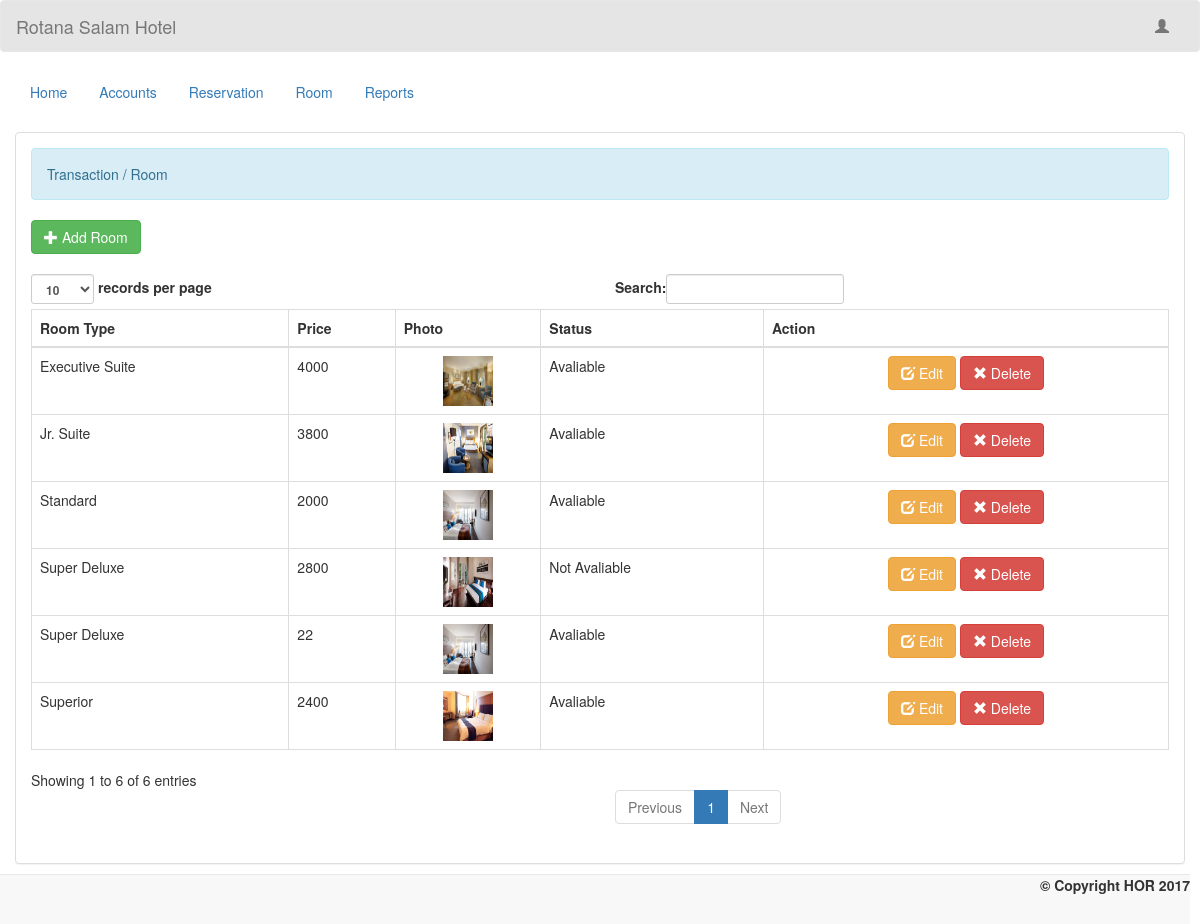
/admin/room.php, run on the app's committed database.
### tables this page shows
CREATE TABLE `room` (
  `room_id` int(11) NOT NULL,
  `room_type` varchar(50) NOT NULL,
  `price` varchar(11) NOT NULL,
  `photo` varchar(100) NOT NULL,
  `room_status` int(11) NOT NULL DEFAULT 0
);

### admin/room.php (the view, shortened to what this page needs)
<!DOCTYPE html>
<?php
	require 'name.php';
?>
<html lang = "en">
	<head>
		<link rel = "stylesheet" type = "text/css" href = "../css/bootstrap.css " />
		<link rel = "stylesheet" type = "text/css" href = "../css/style.css" />
	</head>
<body>
	<nav style = "background-color:rgba(0, 0, 0, 0.1);" class = "navbar navbar-default">
		<div  class = "container-fluid">
			<div class = "navbar-header">
				<a class = "navbar-brand" >Rotana Salam Hotel</a>
			</div>
			<ul class = "nav navbar-nav pull-right ">
				<li class = "dropdown">
					<a class="dropdown-toggle" data-toggle="dropdown" role="button" aria-haspopup="true" aria-expanded="false"><i class = "glyphicon glyphicon-user"></i> <?php echo $name;?></a>
				</li>
			</ul>
		</div>
	</nav>
	<div class = "container-fluid">
		<ul class = "nav nav-pills">
			<li><a href = "home.php">Home</a></li>
			<li><a href = "account.php">Accounts</a></li>
			<li><a href = "reserve.php">Reservation</a></li>
			<li><a href = "room.php">Room</a></li>
			<li><a href = "report.php">Reports</a></li>
		</ul>
	</div>
	<br />
	<div class = "container-fluid">
		<div class = "panel panel-default">
			<div class = "panel-body">
				<div class = "alert alert-info">Transaction / Room</div>
				<a class = "btn btn-success" href = "add_room.php"><i class = "glyphicon glyphicon-plus"></i> Add Room</a>
				<br />
				<br />
				<table id = "table" class = "table table-bordered">
					<thead>
						<tr>
							<th>Room Type</th>
							<th>Price</th>
							<th>Photo</th>
							<th>Status</th>
							<th>Action</th>
						</tr>
					</thead>
					<tbody>
					<?php
						$query = $conn->query("SELECT * FROM `room`") or die(mysqli_error());
						while($fetch = $query->fetch_array()){
					?>
						<tr>
							<td><?php echo $fetch['room_type']?></td>
							<td><?php echo $fetch['price']?></td>
							<td><center><img src = "../photo/<?php echo $fetch['photo']?>" height = "50" width = "50"/></center></td>
							<td> <?php  if($fetch['room_status'] == 0) echo "Avaliable";else echo "Not Avaliable";  ?>    </td>
							<td><center><a class = "btn btn-warning" href = "edit_room.php?room_id=<?php echo $fetch['room_id']?>"><i class = "glyphicon glyphicon-edit"></i> Edit</a> <a class = "btn btn-danger" onclick = "confirmationDelete(this); return false;" href = "delete_room.php?room_id=<?php echo $fetch['room_id']?>"><i class = "glyphicon glyphicon-remove"></i> Delete</a></center></td>
						</tr>
					<?php
						}
					?>
					</tbody>
				</table>
			</div>
		</div>
	</div>
	<br />
	<br />
	<div style = "text-align:right; margin-right:10px;" class = "navbar navbar-default navbar-fixed-bottom">
		<label>&copy; Copyright HOR 2017 </label>
	</div>
</body>
</html>

### data on the page
room: room_type "Standard", price "2000", photo (picture), room_status "Avaliable"
room: room_type "Superior", price "2400", photo (picture), room_status "Avaliable"
room: room_type "Super Deluxe", price "2800", photo (picture), room_status "Not Avaliable"
room: room_type "Jr. Suite", price "3800", photo (picture), room_status "Avaliable"
room: room_type "Executive Suite", price "4000", photo (picture), room_status "Avaliable"
room: room_type "Super Deluxe", price "22", photo (picture), room_status "Avaliable"
